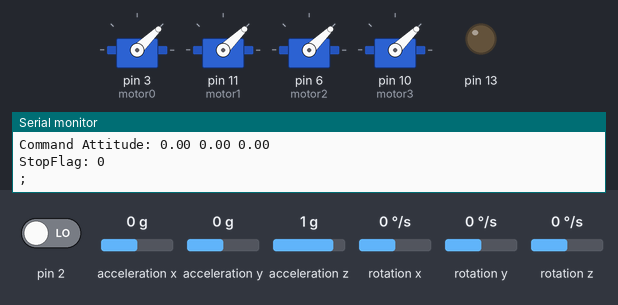
Bench run of a sketch on a simulated Arduino Uno, built with avr-gcc and run on an emulated ATmega328P. On the bench: 4 × servo, output pins drawn as LEDs (lit = HIGH), the last lines printed to the serial monitor. The inputs (shaded band) are chosen by the test bench; at power-on: acceleration x 0 g, pin 2 LOW, acceleration y 0 g, acceleration z 1 g, rotation x 0 °/s, rotation y 0 °/s, rotation z 0 °/s. The sensor or clock chip raises its interrupt line as the real part does.

Above: at 3.7 s.
3.8 s: acceleration x set to -0.3 g
5.3 s: acceleration x set to -0.6 g
At 6.4 s:
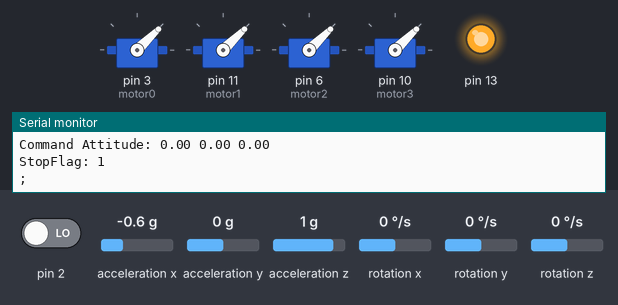
Timing chart, 0 to 8.3 s (numbered marks = the images above; inputs shaded):
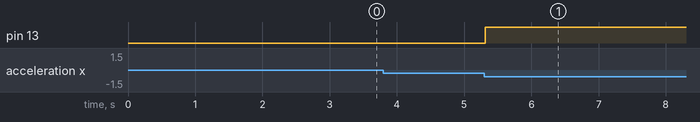

Measured:
- the behaviour switches between -0.4 and -0.5 g on acceleration x (found by bisection; images 0 and 1)
- after the input at 5.3 s, pin 13: LOW → HIGH at once

The sketch:

Controller.ino
```cpp
#include <Wire.h>
#include <Servo.h>
#include <Arduino.h>
#include "Parameter.h"
#include "Sensor.h"
#include "Motor_module.h"
#include "Bluetooth.h"
#include "Control.h"

void setup() {
  Serial.begin(115200);
  /************************
  * setup sensor, motor, contorlling modules.
  ************************/
  SensorSteup();
  motor_setup();
  controlSetup();
}

void loop() {
  // update the information fron sensors
  SensorRead();
  // upadte the information on host computer
  bluetoothSend();
  // receive commands from host computer
  bluetoothUpdate();
  // controlling the status of quadcopter
  controlling();
}
```

Bluetooth.cpp
```cpp
#include "Bluetooth.h"

enum SignalType {P, I, D, R, PIT, Y, T};
uint16_t previousTimer = 0, currentTimer;

bool parseDouble(double &rt) {
  char rc = '0';
  int pos = 0;
  bool rev = false;
  while (true) {
      rc = Serial.read();
      //Serial.print(rc);
      //if (rc == -1) return false;
      if (rc == ';') break;
      if (rc == '/') {
        rt = 0.0;
        return false;
      }
      if (rc == '.') {
        rev = true;
        pos = 0;
      }
      else if (rc <= '9' && rc >= '0'){
        rt *= 10;
        rt += (rc-'0');
        if (rev) pos++;
      }
  }
  rt/=pow(10, pos);
  return true;
}

void bluetoothUpdate() {
  Info info;
  info.data[P] = parameterP;
  info.data[I] = parameterI;
  info.data[D] = parameterD;
  info.data[R] = CommandRpy.attitudeArray[ROLL];
  info.data[PIT] = CommandRpy.attitudeArray[PITCH];
  info.data[Y] = CommandRpy.attitudeArray[YAW];
  info.data[T] = commandThrottle;
  info.isStop =isStop;

  if (Arduino_recieve(info)) {
    parameterP = info.data[P];
    parameterI = info.data[I];
    parameterD = info.data[D];
    CommandRpy.attitudeArray[ROLL] = info.data[R];
    CommandRpy.attitudeArray[PITCH] = info.data[PIT];
    CommandRpy.attitudeArray[YAW] = info.data[Y];
    commandThrottle = info.data[T];
    isStop = info.isStop;
  }
}

bool Arduino_recieve(Info &info) {
  char rc = Serial.read();
  if (rc == -1) return false;
  double rt = 0.0;
  if (!parseDouble(rt)) return false;

  switch (rc){
    case 'P': info.data[P] = rt; break;
    case 'I':info.data[I] = rt; break;
    case 'D':info.data[D] = rt; break;
    case 'R':info.data[R] = rt; break;
    case 'Q':info.data[PIT] = rt; break;
    case 'Y':info.data[Y] = rt; break;
    case 'T':info.data[T] = rt; break;
    case 'S':info.isStop = true; break;
    default: return false;
  }
  return true;
}

bool Arduino_send() {
  Serial.print("PID: ");
  Serial.print(parameterP);
  Serial.print(" ");
  Serial.print(parameterI);
  Serial.print(" ");
  Serial.println(parameterD);

  Serial.print("commandThrottle: ");
  Serial.println(commandThrottle);

  Serial.print("Attitude: ");
  Serial.print(Rpy.attitudeArray[ROLL]);
  Serial.print(" ");
  Serial.print(Rpy.attitudeArray[PITCH]);
  Serial.print(" ");
  Serial.println(Rpy.attitudeArray[YAW]);

  Serial.print("Speeds: ");
  Serial.print(Speeds.speedArray[0]);
  Serial.print(" ");
  Serial.print(Speeds.speedArray[1]);
  Serial.print(" ");
  Serial.print(Speeds.speedArray[2]);
  Serial.print(" ");
  Serial.println(Speeds.speedArray[3]);

  Serial.print("Command Attitude: ");
  Serial.print(CommandRpy.attitudeArray[ROLL]);
  Serial.print(" ");
  Serial.print(CommandRpy.attitudeArray[PITCH]);
  Serial.print(" ");
  Serial.println(CommandRpy.attitudeArray[YAW]);

  Serial.print("StopFlag: ");
  Serial.println(isStop);
  Serial.println(";");
  return true;
}


bool TimerCal() {
  currentTimer = millis();
  if (currentTimer - previousTimer > 200) {
    return true;
  } else {
    return false;
  }
}

void bluetoothSend() {
  if (TimerCal()) {
    Arduino_send();
    previousTimer = millis();
  }
}

void bluetoothSetup() {
  previousTimer = millis();
}
```

Bluetooth.h
```cpp
#ifndef BLUETOOTH_H
#define BLUETOOTH_H
#include <Arduino.h>
#include "Structure.h"

extern int sendingInterval;
extern int baudrate;

extern int ROLL;
extern int PITCH;
extern int YAW;

extern double parameterP;
extern double parameterI;
extern double parameterD;
extern Attitude CommandRpy;
extern int commandThrottle;
extern bool isStop;

extern Attitude Rpy;
extern Output Speeds;

bool parseDouble(double &rt);
bool Arduino_recieve(Info &info);
void bluetoothUpdate();
bool Arduino_send();
void bluetoothSend();
void bluetoothSetup();
#endif
```

Control.cpp
```cpp
#include "Control.h"

/************************
  * setup the guidance LED, that is the stopping LED.
************************/
void guidanceLEDSetup() {
  pinMode(13, OUTPUT);
  digitalWrite(13, LOW);
}

/************************
  * setup controlling factors
************************/
void commandUnitSetup() {
  parameterP = 0;
  parameterI = 0;
  parameterD = 0;
  CommandRpy.attitudeArray[ROLL] = 0;
  CommandRpy.attitudeArray[PITCH] = 0;
  CommandRpy.attitudeArray[YAW] = 0;
  commandThrottle = stopThrottle;
  isStop = false;
}

/************************
  * control module setup, including command factors, guidance LED.
************************/
void controlSetup() {
  commandUnitSetup();
  guidanceLEDSetup();
}

/************************
  * checking the status of the quadcopter, if dangerous, set the stop flag isStop.
  * here we cheching the ROLL angle and PITCH angle.
************************/
void safetyChecking() {
  if (abs(Rpy.attitudeArray[ROLL]) > stopAngle || abs(Rpy.attitudeArray[PITCH]) > stopAngle) {
    isStop = true;
  }
}

/************************
  * control the guidance LED, if dangerous, light it.
************************/
void guidanceLEDWork() {
  if (!isStop) {
    digitalWrite(13, LOW);
  } else {
    digitalWrite(13, HIGH);
  }
}

/************************
  * controlling the quadcopter, if the stopping flag set, stop the rotors, else calculating PID algorithm,
  * checking statux, and the driving the rotors
************************/
void controlling() {
  if (!isStop) {
    PID();
    safetyChecking();
    motor_write();
  } else {
    motor_stop();
  }
  guidanceLEDWork();
}
```

Control.h
```cpp
#ifndef CONTROL_H
#define CONTROL_H
#include <Arduino.h>
#include "Structure.h"
#include "PID.h"
#include "Motor_module.h"

/************************
  * if angle of quadcopter exceeds stop angle, stop the  rotors.
************************/
extern int stopAngle;

/************************
  * stopping flag, true for stopping.
************************/
extern bool isStop;

/************************
  * control module setup, including command factors, guidance LED.
************************/
void controlling();

/************************
  * controlling the quadcopter, if the stopping flag set, stop the rotors, else calculating PID algorithm,
  * checking statux, and the driving the rotors
************************/
void controlSetup();
#endif
```

Motor_module.cpp
```cpp
#include "Motor_module.h"
#include <Arduino.h>

Servo motor0;
Servo motor1;
Servo motor2;
Servo motor3;

void motor_setup() {
  motor0.attach(3);
  motor1.attach(11);
  motor2.attach(6);
  motor3.attach(10);
  motor0.writeMicroseconds(1000);
  motor1.writeMicroseconds(1000);
  motor2.writeMicroseconds(1000);
  motor3.writeMicroseconds(1000);
  delay(2000);
}

void motor_write() {
  motor0.writeMicroseconds(Speeds.speedArray[0]);
  motor1.writeMicroseconds(Speeds.speedArray[1]);
  motor2.writeMicroseconds(Speeds.speedArray[2]);
  motor3.writeMicroseconds(Speeds.speedArray[3]);
}

void motor_stop() {
  motor0.writeMicroseconds(stopThrottle);
  motor1.writeMicroseconds(stopThrottle);
  motor2.writeMicroseconds(stopThrottle);
  motor3.writeMicroseconds(stopThrottle);
}
```

Motor_module.h
```cpp
#ifndef MOTOR_MODULE_H
#define MOTOR_MODULE_H
#include <Servo.h>
#include "Structure.h"
extern Output Speeds;
extern int stopThrottle;
void motor_setup();
void motor_write();
void motor_stop();
#endif
```

PID.cpp
```cpp
#include "PID.h"

double error[3];  // error between command's attitude and the actual attitude, for ROLL, PITCH, YAW.
double errorSum[3] = {0, 0, 0};  // integeral of the error, for ROLL, PITCH, YAW.
double previousError[3] = {0, 0, 0};  // variables for calaulating errorSum.
double errorDerivative[3];  // differential of the error, for ROLL, PITCH, YAW.
double motor_error[2]; // combination of error, integeral of the error, differential of the error.
uint16_t currentTime, previousTime;  // variables for calculating cycleTime.
double cycleTime;  // the time of period.

/************************
  * calculates how long a period.
************************/
void cycletime_T() {
        previousTime = currentTime;
	currentTime = micros();
	cycleTime = (currentTime - previousTime) / 1000;
	if(cycleTime < 1) cycleTime = 1;
}

/************************
  * the PID algorithm.
************************/
void PID() {
  cycletime_T();
  /************************
  * ROLL error calculate.
  ************************/
  // P_error
  error[ROLL] = CommandRpy.attitudeArray[ROLL] - Rpy.attitudeArray[ROLL];
  // I_error
  if (abs(error[ROLL]) < 1.5) {
    errorSum[ROLL] += error[ROLL];
  }
  // D_error
  errorDerivative[ROLL] = error[ROLL] - previousError[ROLL];
  previousError[ROLL] = error[ROLL];
  motor_error[ROLL] = error[ROLL] * parameterP + errorSum[ROLL] * parameterI + errorDerivative[ROLL] * parameterD ;

  /************************
  * PITCH error calculate.
  ************************/
  // P_error
  error[PITCH] = CommandRpy.attitudeArray[PITCH] - Rpy.attitudeArray[PITCH];
  // I_error
  if (abs(error[PITCH]) < 1.5) {
    errorSum[PITCH] += error[PITCH];
  }
  // D_error
  errorDerivative[PITCH] = error[PITCH] - previousError[PITCH];
  previousError[PITCH] = error[PITCH];
  motor_error[PITCH] = error[PITCH] * parameterP + errorSum[PITCH] * parameterI + errorDerivative[PITCH] * parameterD;

  // speeds asignment
  Speeds.speedArray[0] = commandThrottle -  motor_error[ROLL];
  Speeds.speedArray[2] = commandThrottle - motor_error[PITCH];
  Speeds.speedArray[1] = commandThrottle + motor_error[ROLL];
  Speeds.speedArray[3] = commandThrottle + motor_error[PITCH];

  // speeds constrain
  Speeds.speedArray[0] = constrain(Speeds.speedArray[0], minThrottle, maxThrottle);
  Speeds.speedArray[1] = constrain(Speeds.speedArray[1], minThrottle, maxThrottle);
  Speeds.speedArray[2] = constrain(Speeds.speedArray[2], minThrottle, maxThrottle);
  Speeds.speedArray[3] = constrain(Speeds.speedArray[3], minThrottle, maxThrottle);
}
```

PID.h
```cpp
#ifndef PID_H
#define PID_H
#include <Arduino.h>
#include "Structure.h"
/************************
  * max and min constrain of throttle.
************************/
extern int maxThrottle;
extern int minThrottle;

/************************
  * enumeration, ROLL for 0, PITCH for 1, YAW for 2.
************************/
extern int ROLL;
extern int PITCH;
extern int YAW;

/************************
  * controlling factors, CommandRpy for command's attitude; parameterP for P; parameterI for I; parameterD for D; commandThrottle
  * for command's throttle; isStop for stopping flag.
************************/
extern Attitude CommandRpy;
extern double parameterP;
extern double parameterI;
extern double parameterD;
extern int commandThrottle;
extern bool isStop;

/************************
  * status of the quadcopter, Speeds for outputs of the rotors; Rpy for actual attitude.
************************/
extern Output Speeds;
extern Attitude Rpy;

/************************
  * calculates how long a period.
************************/
void cycletime_T();

/************************
  * the PID algorithm.
************************/
void PID();
#endif
```

Parameter.h
```cpp
#ifndef _PARAMETER_H_
#define _PARAMETER_H_
#include "Structure.h"

// definitions
int stopThrottle = 1000;
int maxThrottle = 2500;
int minThrottle = 1000;
int sendingInterval = 500;
int stopAngle = 25;

// output pins of servos
int pin0 = 3;
int pin1 = 11;
int pin2 = 6;
int pin3 = 10;

// enum of the ROLL, PITCH, YAW
int ROLL = 0;
int PITCH = 1;
int YAW = 2;

// controling variables
double parameterP = 20;
double parameterI = 0.05;
double parameterD = 0;
Attitude CommandRpy;
int commandThrottle = stopThrottle;
bool isStop = false;

// planes' information
Attitude Rpy;
Output Speeds;

#endif
```

Sensor.cpp
```cpp
#include"Sensor.h"
#include"Structure.h"

bool dmpReady = false;
uint8_t mpuIntStatus;
uint8_t devStatus;
uint16_t packetSize;
uint16_t fifoCount;
uint8_t fifoBuffer[64];

MPU6050 accelgyro;
Quaternion q;
VectorFloat gravity;
float ypr[3];
const float rad_to_deg = 57.29577951307855;


volatile bool mpuInterrupt = false;
void dmpDataReady() {
  mpuInterrupt = true;
}
void SensorSteup() {
#if I2CDEV_IMPLEMENTATION == I2CDEV_ARDUINO_WIRE
  Wire.begin();
  TWBR = 24;
#elif I2CDEV_IMPLEMENTATION == I2CDEV_BUILTIN_FASTWIRE
  Fastwire::setup(400, true);
#endif
  accelgyro.initialize();
  accelgyro.dmpInitialize();

  if (devStatus == 0) {
    accelgyro.setDMPEnabled(true);
    attachInterrupt(0, dmpDataReady, RISING);
    mpuIntStatus = accelgyro.getIntStatus();
    dmpReady = true;
    packetSize = accelgyro.dmpGetFIFOPacketSize();
  } else {
    Serial.print(F("DMP Initialization failed (code "));
    Serial.print(devStatus);
    Serial.println(F(")"));
  }
}
void SensorRead() {
  if (!dmpReady) return;
  mpuInterrupt = false;
  mpuIntStatus = accelgyro.getIntStatus();
  fifoCount = accelgyro.getFIFOCount();
  if ((mpuIntStatus & 0x10) || fifoCount == 1024) {
    accelgyro.resetFIFO();
  } else if (mpuIntStatus & 0x02) {
    while (fifoCount < packetSize) fifoCount = accelgyro.getFIFOCount();
    accelgyro.getFIFOBytes(fifoBuffer, packetSize);
    fifoCount -= packetSize;
    accelgyro.dmpGetQuaternion(&q, fifoBuffer);
    accelgyro.dmpGetGravity(&gravity, &q);
    accelgyro.dmpGetYawPitchRoll(ypr, &q, &gravity);
    accelgyro.setFullScaleGyroRange(MPU6050_GYRO_FS_2000);
  }
  Rpy.attitudeArray[ROLL] = ypr[2] * rad_to_deg;
  Rpy.attitudeArray[PITCH] = ypr[1] * rad_to_deg;
  Rpy.attitudeArray[YAW] = ypr[0] * rad_to_deg;
}
```

Sensor.h
```cpp
#include "I2Cdev.h"
#include <Wire.h>
#include "MPU6050_6Axis_MotionApps20.h"
#include "Structure.h"

#ifndef _SENSOR_H_
#define _SENSOR_H_
  extern int ROLL;
  extern int PITCH;
  extern int YAW;

  extern Attitude Rpy;

  void SensorSteup();
  void SensorRead();
#endif
```

Structure.h
```cpp
#ifndef _STRUCTURE_H_
#define _STRUCTURE_H_
typedef  struct {
  double attitudeArray[3];
} Attitude;

typedef  struct {
  int speedArray[4];
} Output;

typedef struct {
  double data[7];
  bool isStop;
} Info;
#endif
```
